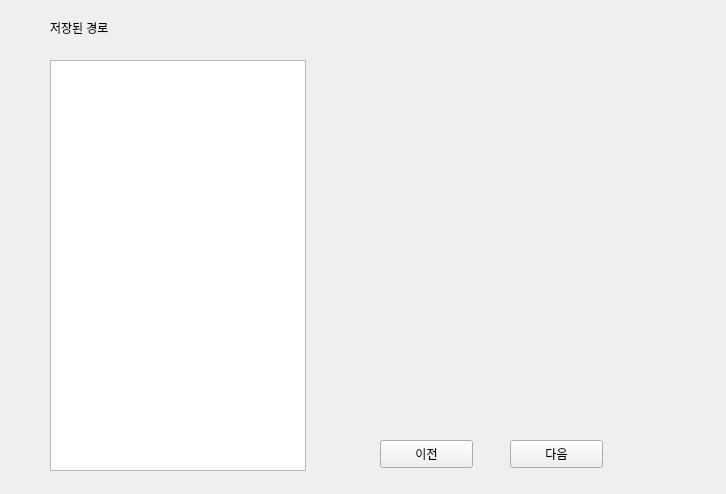
<?xml version="1.0" encoding="UTF-8"?>
<ui version="4.0">
 <class>ResultClass</class>
 <widget class="QWidget" name="ResultClass">
  <property name="geometry">
   <rect>
    <x>0</x>
    <y>0</y>
    <width>726</width>
    <height>494</height>
   </rect>
  </property>
  <property name="windowTitle">
   <string>Result</string>
  </property>
  <widget class="QLabel" name="label_2">
   <property name="geometry">
    <rect>
     <x>390</x>
     <y>60</y>
     <width>211</width>
     <height>361</height>
    </rect>
   </property>
   <property name="text">
    <string/>
   </property>
  </widget>
  <widget class="QPushButton" name="prevButton">
   <property name="geometry">
    <rect>
     <x>380</x>
     <y>440</y>
     <width>93</width>
     <height>28</height>
    </rect>
   </property>
   <property name="text">
    <string>이전</string>
   </property>
  </widget>
  <widget class="QPushButton" name="nextButton">
   <property name="geometry">
    <rect>
     <x>510</x>
     <y>440</y>
     <width>93</width>
     <height>28</height>
    </rect>
   </property>
   <property name="text">
    <string>다음</string>
   </property>
  </widget>
  <widget class="QLabel" name="label">
   <property name="geometry">
    <rect>
     <x>50</x>
     <y>20</y>
     <width>64</width>
     <height>15</height>
    </rect>
   </property>
   <property name="text">
    <string>저장된 경로</string>
   </property>
  </widget>
  <widget class="QListView" name="listView">
   <property name="geometry">
    <rect>
     <x>50</x>
     <y>60</y>
     <width>256</width>
     <height>411</height>
    </rect>
   </property>
  </widget>
 </widget>
 <layoutdefault spacing="6" margin="11"/>
 <resources>
  <include location="Result.qrc"/>
 </resources>
 <connections/>
</ui>
